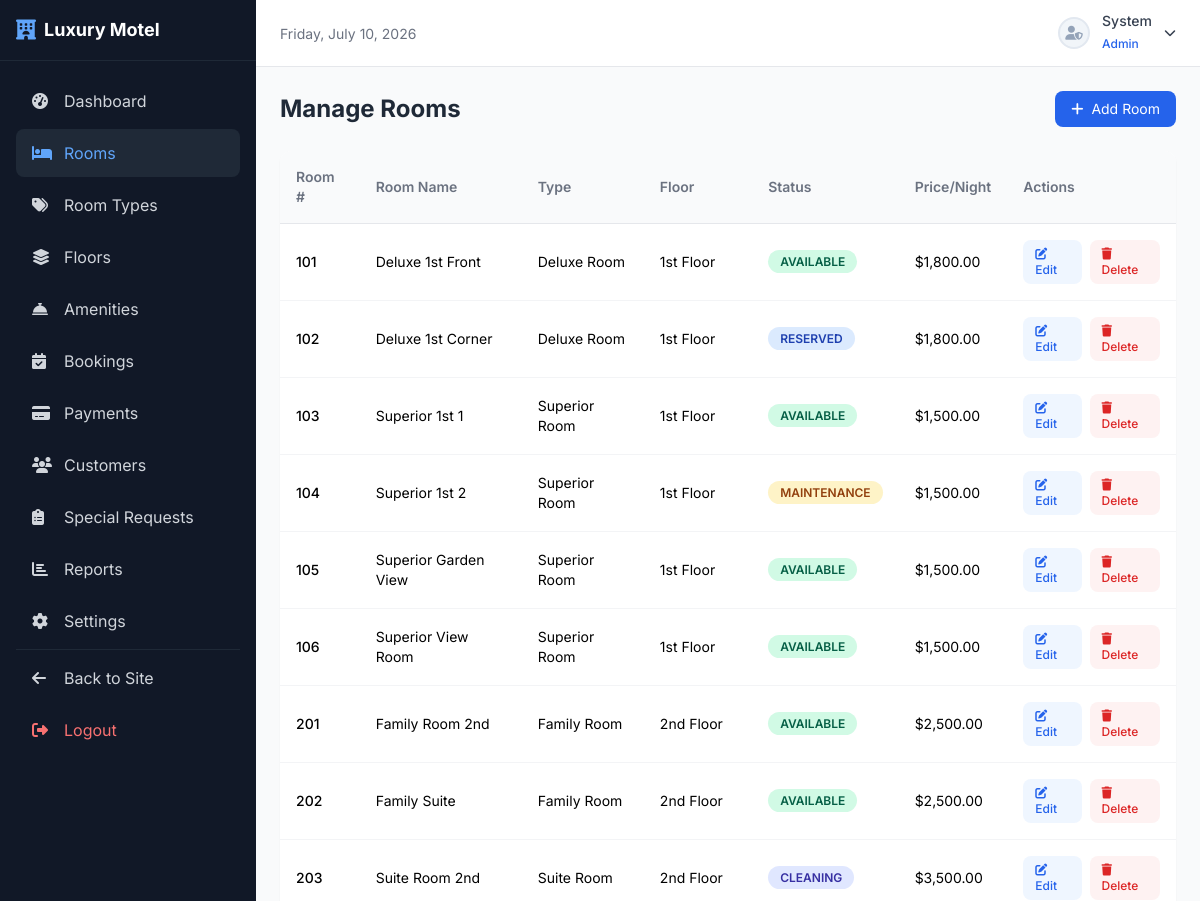
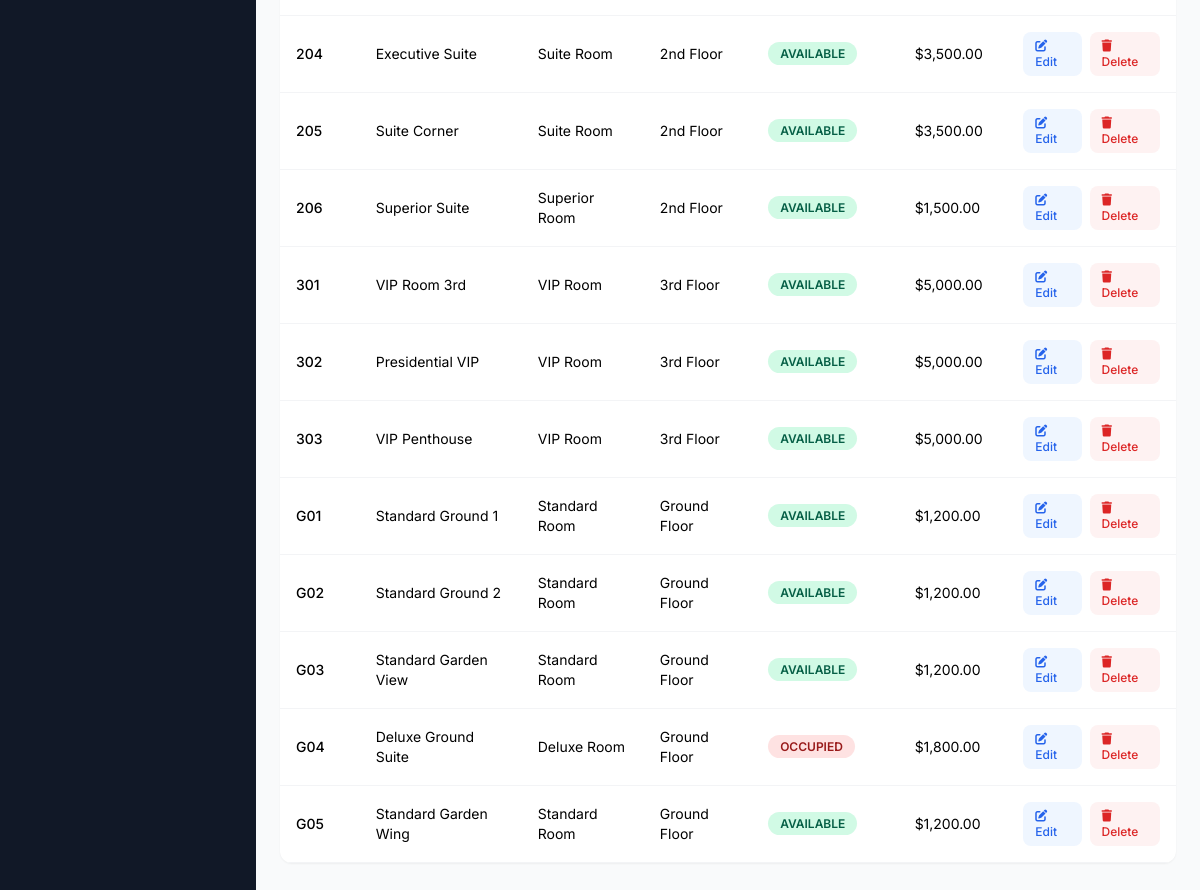
/admin/rooms/index.php (signed in), run on the app's committed database (2 pictures, top to bottom).
### tables this page shows
CREATE TABLE IF NOT EXISTS `rooms` (
    `room_id` INT AUTO_INCREMENT PRIMARY KEY,
    `type_id` INT NOT NULL,
    `floor_id` INT NOT NULL,
    `room_number` VARCHAR(10) NOT NULL UNIQUE,
    `room_name` VARCHAR(100) NOT NULL,
    `status` ENUM('Available', 'Occupied', 'Maintenance', 'Reserved', 'Cleaning') DEFAULT 'Available',
    `description` TEXT NULL,
    FOREIGN KEY (`type_id`) REFERENCES `room_types`(`type_id`) ON DELETE RESTRICT ON UPDATE CASCADE,
    FOREIGN KEY (`floor_id`) REFERENCES `floors`(`floor_id`) ON DELETE RESTRICT ON UPDATE CASCADE
);

CREATE TABLE IF NOT EXISTS `room_types` (
    `type_id` INT AUTO_INCREMENT PRIMARY KEY,
    `type_name` VARCHAR(100) NOT NULL UNIQUE,
    `description` TEXT NOT NULL,
    `price_per_night` DECIMAL(10,2) NOT NULL,
    `max_capacity` INT NOT NULL,
    `bed_type` VARCHAR(50) NOT NULL,
    `room_size` VARCHAR(30) NOT NULL
);

CREATE TABLE IF NOT EXISTS `floors` (
    `floor_id` INT AUTO_INCREMENT PRIMARY KEY,
    `floor_name` VARCHAR(50) NOT NULL UNIQUE,
    `description` TEXT NULL,
    `sort_order` INT DEFAULT 0
);

### config/db.php (called while the page is built, shortened)
<?php
function sanitize($input) {
    return htmlspecialchars(strip_tags(trim($input)), ENT_QUOTES, 'UTF-8');
}
function formatCurrency($amount) {
    return '$' . number_format($amount, 2);
}
function badgeClass($status) {
    return strtolower(str_replace(' ', '-', $status));
}

### admin/rooms/index.php (the view, shortened to what this page needs)
<?php
require_once '../../config/db.php';
include '../header.php';
$sql = "SELECT r.*, rt.type_name, rt.price_per_night, f.floor_name
        FROM rooms r
        JOIN room_types rt ON r.type_id = rt.type_id
        JOIN floors f ON r.floor_id = f.floor_id";
$params = [];
$sql .= " ORDER BY r.room_number";
$stmt = $pdo->prepare($sql);
$stmt->execute($params);
$rooms = $stmt->fetchAll();
?>
<div class="ml-64 min-h-screen">
    <div class="p-6">
        <div class="flex items-center justify-between mb-6">
            <h1 class="text-2xl font-bold text-gray-800">Manage Rooms</h1>
            <a href="create.php" class="bg-blue-600 text-white px-4 py-2 rounded-lg hover:bg-blue-700 transition text-sm"><i class="fas fa-plus mr-2"></i>Add Room</a>
        </div>
        <div class="bg-white rounded-xl shadow-sm overflow-hidden">
            <div class="overflow-x-auto">
                <table class="w-full text-sm">
                    <thead>
                        <tr class="bg-gray-50 text-left text-gray-500 border-b">
                            <th class="p-4 font-semibold">Room #</th>
                            <th class="p-4 font-semibold">Room Name</th>
                            <th class="p-4 font-semibold">Type</th>
                            <th class="p-4 font-semibold">Floor</th>
                            <th class="p-4 font-semibold">Status</th>
                            <th class="p-4 font-semibold">Price/Night</th>
                            <th class="p-4 font-semibold">Actions</th>
                        </tr>
                    </thead>
                    <tbody>
                        <?php foreach ($rooms as $room): ?>
                        <tr class="border-b border-gray-100 hover:bg-gray-50">
                            <td class="p-4 font-medium"><?php echo sanitize($room['room_number']); ?></td>
                            <td class="p-4"><?php echo sanitize($room['room_name']); ?></td>
                            <td class="p-4"><?php echo sanitize($room['type_name']); ?></td>
                            <td class="p-4"><?php echo sanitize($room['floor_name']); ?></td>
                            <td class="p-4"><span class="badge-status badge-<?php echo badgeClass($room['status']); ?>"><?php echo $room['status']; ?></span></td>
                            <td class="p-4"><?php echo formatCurrency($room['price_per_night']); ?></td>
                            <td class="p-4">
                                <div class="flex items-center space-x-2">
                                    <a href="edit.php?id=<?php echo $room['room_id']; ?>" class="text-blue-600 hover:text-blue-800 bg-blue-50 px-3 py-1.5 rounded-lg text-xs font-medium"><i class="fas fa-edit mr-1"></i>Edit</a>
                                    <a href="delete.php?id=<?php echo $room['room_id']; ?>" class="text-red-600 hover:text-red-800 bg-red-50 px-3 py-1.5 rounded-lg text-xs font-medium" onclick="var _t=this;event.preventDefault();showSystemModal('Delete Room','Are you sure you want to delete this room?','error',function(){location.href=_t.href;})"><i class="fas fa-trash mr-1"></i>Delete</a>
                                </div>
                            </td>
                        </tr>
                        <?php endforeach; ?>
                    </tbody>
                </table>
            </div>
        </div>
    </div>
</div>
<?php include '../../includes/admin-footer.php'; ?>

### assets/css/style.css (style rules this page uses)
.badge-status { padding: 0.25rem 0.75rem; border-radius: 9999px; font-size: 0.75rem; font-weight: 600; text-transform: uppercase; white-space: nowrap; }
.badge-available { background: #d1fae5; color: #065f46; }
.badge-occupied { background: #fee2e2; color: #991b1b; }
.badge-maintenance { background: #fef3c7; color: #92400e; }
.badge-reserved { background: #dbeafe; color: #1e40af; }
.badge-cleaning { background: #e0e7ff; color: #3730a3; }

### data on the page
rooms: room_number "101", room_name "Deluxe 1st Front", type.type_name "Deluxe Room", floor.floor_name "1st Floor", status "AVAILABLE", type.price_per_night "$1,800.00"
rooms: room_number "102", room_name "Deluxe 1st Corner", type.type_name "Deluxe Room", floor.floor_name "1st Floor", status "RESERVED", type.price_per_night "$1,800.00"
rooms: room_number "103", room_name "Superior 1st 1", type.type_name "Superior Room", floor.floor_name "1st Floor", status "AVAILABLE", type.price_per_night "$1,500.00"
rooms: room_number "104", room_name "Superior 1st 2", type.type_name "Superior Room", floor.floor_name "1st Floor", status "MAINTENANCE", type.price_per_night "$1,500.00"
rooms: room_number "105", room_name "Superior Garden View", type.type_name "Superior Room", floor.floor_name "1st Floor", status "AVAILABLE", type.price_per_night "$1,500.00"
rooms: room_number "106", room_name "Superior View Room", type.type_name "Superior Room", floor.floor_name "1st Floor", status "AVAILABLE", type.price_per_night "$1,500.00"
rooms: room_number "201", room_name "Family Room 2nd", type.type_name "Family Room", floor.floor_name "2nd Floor", status "AVAILABLE", type.price_per_night "$2,500.00"
rooms: room_number "202", room_name "Family Suite", type.type_name "Family Room", floor.floor_name "2nd Floor", status "AVAILABLE", type.price_per_night "$2,500.00"
rooms: room_number "203", room_name "Suite Room 2nd", type.type_name "Suite Room", floor.floor_name "2nd Floor", status "CLEANING", type.price_per_night "$3,500.00"
rooms: room_number "204", room_name "Executive Suite", type.type_name "Suite Room", floor.floor_name "2nd Floor", status "AVAILABLE", type.price_per_night "$3,500.00"
rooms: room_number "205", room_name "Suite Corner", type.type_name "Suite Room", floor.floor_name "2nd Floor", status "AVAILABLE", type.price_per_night "$3,500.00"
rooms: room_number "206", room_name "Superior Suite", type.type_name "Superior Room", floor.floor_name "2nd Floor", status "AVAILABLE", type.price_per_night "$1,500.00"
rooms: room_number "301", room_name "VIP Room 3rd", type.type_name "VIP Room", floor.floor_name "3rd Floor", status "AVAILABLE", type.price_per_night "$5,000.00"
rooms: room_number "302", room_name "Presidential VIP", type.type_name "VIP Room", floor.floor_name "3rd Floor", status "AVAILABLE", type.price_per_night "$5,000.00"
rooms: room_number "303", room_name "VIP Penthouse", type.type_name "VIP Room", floor.floor_name "3rd Floor", status "AVAILABLE", type.price_per_night "$5,000.00"
rooms: room_number "G01", room_name "Standard Ground 1", type.type_name "Standard Room", floor.floor_name "Ground Floor", status "AVAILABLE", type.price_per_night "$1,200.00"
rooms: room_number "G02", room_name "Standard Ground 2", type.type_name "Standard Room", floor.floor_name "Ground Floor", status "AVAILABLE", type.price_per_night "$1,200.00"
rooms: room_number "G03", room_name "Standard Garden View", type.type_name "Standard Room", floor.floor_name "Ground Floor", status "AVAILABLE", type.price_per_night "$1,200.00"
rooms: room_number "G04", room_name "Deluxe Ground Suite", type.type_name "Deluxe Room", floor.floor_name "Ground Floor", status "OCCUPIED", type.price_per_night "$1,800.00"
rooms: room_number "G05", room_name "Standard Garden Wing", type.type_name "Standard Room", floor.floor_name "Ground Floor", status "AVAILABLE", type.price_per_night "$1,200.00"

### other printed values
$_SESSION['first_name'] "System"
$_SESSION['role_name'] "Admin"
